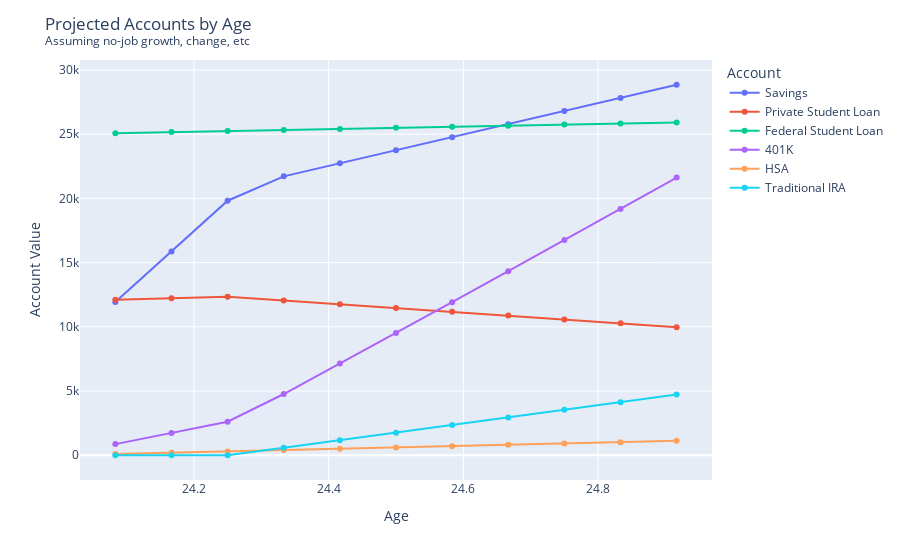

Notebook cell for this chart:
### Code cell
# Extract the required columns
plot_dat = results['Accounts'].with_columns((pl.col("Years") + current_age).alias("Age")).drop("Years").filter(pl.col("Age") < current_age+look_ahead_years)

# Plot each account value over the years
fig = px.line(plot_dat.melt(id_vars="Age").rename(mapping={"variable" : "Account"}), x="Age", y="value", color='Account', markers=True)

# Update layout and show the plot
fig.update_layout(title = "Projected Accounts by Age <br><sup>Assuming no-job growth, change, etc</sup>", xaxis_title='Age', yaxis_title='Account Value')
fig.show()

### Figure 1 — Plotly figure (JSON) as saved in the notebook; plotly's stock layout.template omitted (floating-point values rounded to 4 significant figures)
{"data": [{"hovertemplate": "Account=Savings<br>Age=%{x}<br>value=%{y}<extra></extra>", "legendgroup": "Savings", "line": {"color": "#636efa", "dash": "solid"}, "marker": {"symbol": "circle"}, "mode": "lines+markers", "name": "Savings", "orientation": "v", "showlegend": true, "type": "scatter", "x": [24.08, 24.17, 24.25, 24.33, 24.42, 24.5, 24.58, 24.67, 24.75, 24.83, 24.92], "xaxis": "x", "y": [11930.0, 15870.0, 19820.0, 21720.0, 22730.0, 23750.0, 24760.0, 25780.0, 26800.0, 27830.0, 28850.0], "yaxis": "y"}, {"hovertemplate": "Account=Private Student Loan<br>Age=%{x}<br>value=%{y}<extra></extra>", "legendgroup": "Private Student Loan", "line": {"color": "#EF553B", "dash": "solid"}, "marker": {"symbol": "circle"}, "mode": "lines+markers", "name": "Private Student Loan", "orientation": "v", "showlegend": true, "type": "scatter", "x": [24.08, 24.17, 24.25, 24.33, 24.42, 24.5, 24.58, 24.67, 24.75, 24.83, 24.92], "xaxis": "x", "y": [12110.0, 12220.0, 12330.0, 12050.0, 11760.0, 11470.0, 11170.0, 10880.0, 10580.0, 10270.0, 9968.0], "yaxis": "y"}, {"hovertemplate": "Account=Federal Student Loan<br>Age=%{x}<br>value=%{y}<extra></extra>", "legendgroup": "Federal Student Loan", "line": {"color": "#00cc96", "dash": "solid"}, "marker": {"symbol": "circle"}, "mode": "lines+markers", "name": "Federal Student Loan", "orientation": "v", "showlegend": true, "type": "scatter", "x": [24.08, 24.17, 24.25, 24.33, 24.42, 24.5, 24.58, 24.67, 24.75, 24.83, 24.92], "xaxis": "x", "y": [25080.0, 25160.0, 25250.0, 25330.0, 25410.0, 25500.0, 25580.0, 25660.0, 25750.0, 25830.0, 25920.0], "yaxis": "y"}, {"hovertemplate": "Account=401K<br>Age=%{x}<br>value=%{y}<extra></extra>", "legendgroup": "401K", "line": {"color": "#ab63fa", "dash": "solid"}, "marker": {"symbol": "circle"}, "mode": "lines+markers", "name": "401K", "orientation": "v", "showlegend": true, "type": "scatter", "x": [24.08, 24.17, 24.25, 24.33, 24.42, 24.5, 24.58, 24.67, 24.75, 24.83, 24.92], "xaxis": "x", "y": [866.7, 1738.0, 2613.0, 4769.0, 7142.0, 9527.0, 11920.0, 14330.0, 16750.0, 19180.0, 21630.0], "yaxis": "y"}, {"hovertemplate": "Account=HSA<br>Age=%{x}<br>value=%{y}<extra></extra>", "legendgroup": "HSA", "line": {"color": "#FFA15A", "dash": "solid"}, "marker": {"symbol": "circle"}, "mode": "lines+markers", "name": "HSA", "orientation": "v", "showlegend": true, "type": "scatter", "x": [24.08, 24.17, 24.25, 24.33, 24.42, 24.5, 24.58, 24.67, 24.75, 24.83, 24.92], "xaxis": "x", "y": [100, 200.4, 301.2, 402.5, 504.1, 606.2, 708.6, 811.5, 914.8, 1019.0, 1123.0], "yaxis": "y"}, {"hovertemplate": "Account=Traditional IRA<br>Age=%{x}<br>value=%{y}<extra></extra>", "legendgroup": "Traditional IRA", "line": {"color": "#19d3f3", "dash": "solid"}, "marker": {"symbol": "circle"}, "mode": "lines+markers", "name": "Traditional IRA", "orientation": "v", "showlegend": true, "type": "scatter", "x": [24.08, 24.17, 24.25, 24.33, 24.42, 24.5, 24.58, 24.67, 24.75, 24.83, 24.92], "xaxis": "x", "y": [0, 0, 0, 583.3, 1169.0, 1757.0, 2348.0, 2941.0, 3536.0, 4134.0, 4734.0], "yaxis": "y"}], "layout": {"legend": {"title": {"text": "Account"}, "tracegroupgap": 0}, "margin": {"t": 60}, "title": {"text": "Projected Accounts by Age <br><sup>Assuming no-job growth, change, etc</sup>"}, "xaxis": {"anchor": "y", "domain": [0, 1], "title": {"text": "Age"}}, "yaxis": {"anchor": "x", "domain": [0, 1], "title": {"text": "Account Value"}}}}
